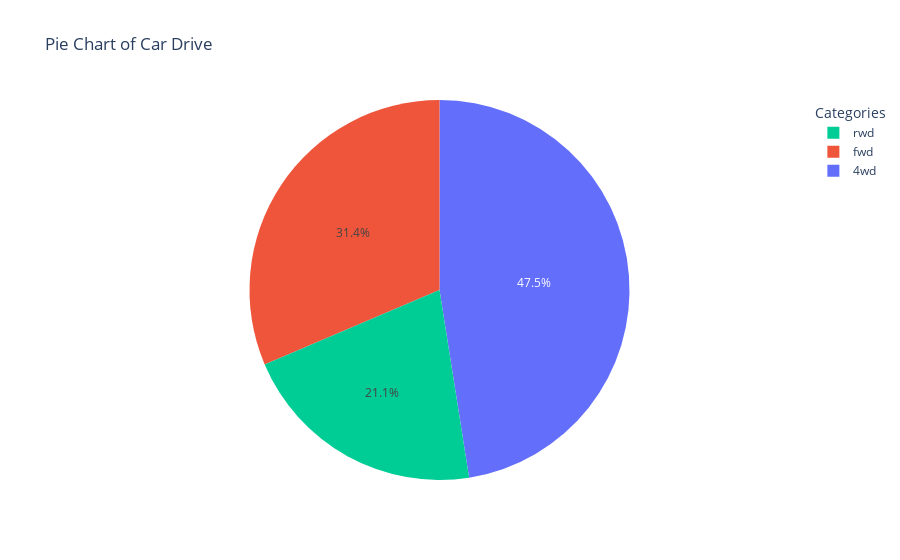

Notebook source saved alongside this figure:
### Markdown cell above
The above plots tells that cars with good and excellent condition and 4 & 6 cylinders vehicles sold which means that if dealers have higher inventory in these categories they might make more sales and more profits.

### Code cell
unique_categories = cars['drive'].unique()
fig = px.pie(cars.dropna(), names='drive', title='Pie Chart of Car Drive')
fig.update_layout(
    legend_title_text='Drive',
    legend_traceorder='reversed',
    legend=dict(title=dict(text='Categories'))
)
fig.show()

### Figure 1 — Plotly figure (JSON) as saved in the notebook; plotly's stock layout.template omitted (floating-point values rounded to 4 significant figures; data arrays with more than 128 entries replaced by an {"elided": "..."} marker saying what was removed)
{"data": [{"domain": {"x": [0, 1], "y": [0, 1]}, "hovertemplate": "drive=%{label}<extra></extra>", "labels": {"elided": "34868 str values"}, "legendgroup": "", "name": "", "showlegend": true, "type": "pie"}], "layout": {"legend": {"title": {"text": "Categories"}, "tracegroupgap": 0, "traceorder": "reversed"}, "title": {"text": "Pie Chart of Car Drive"}}}
